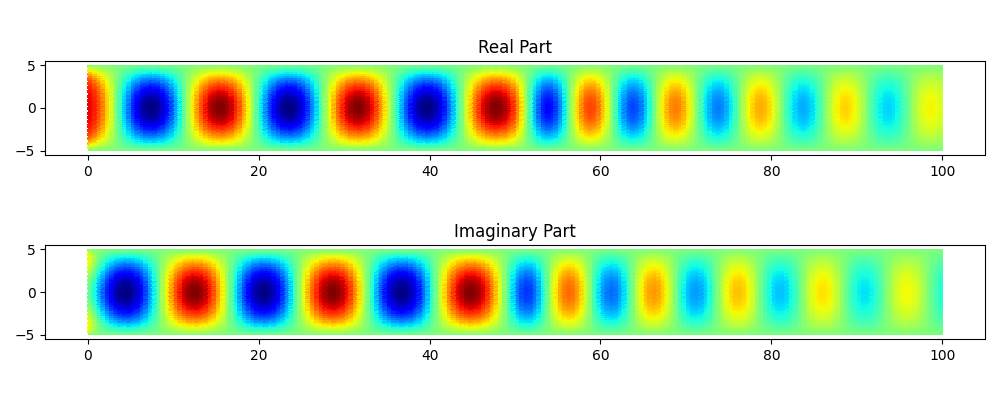

Here is the Python script that generated this plot:
from helmi import Helmholtz
import skfem
import numpy as np

x_pts = np.linspace(0, 100, 101)
y_pts = np.linspace(-5, 5, 21)
mesh = skfem.MeshTri.init_tensor(x_pts, y_pts)
mesh = mesh.with_subdomains({'air': lambda x: x[0] < 50,
                             'plastic': lambda x: x[0] >= 50})
mesh = mesh.with_boundaries({'bound_xmin': lambda x: np.isclose(x[0], x_pts[0]),
                             'bound_xmax': lambda x: np.isclose(x[0], x_pts[-1]),
                             'bound_ymin': lambda x: np.isclose(x[1], y_pts[0]),
                             'bound_ymax': lambda x: np.isclose(x[1], y_pts[-1])})

element = skfem.ElementTriP2()
fem = Helmholtz(mesh, element)

k0 = 0.5
eps_air = 1
mu_air = 1
eps_plastic = 2 - 0.1j
mu_plastic = 1
fem.assemble_subdomains(alpha={'air': 1 / mu_air,
                               'plastic': 1 / mu_plastic},
                        beta={'air': -1 * k0 ** 2 * eps_air,
                              'plastic': -1 * k0 ** 2 * eps_plastic},
                        f={'air': 0,
                           'plastic': 0})

fem.assemble_boundaries_dirichlet(value={'bound_ymin': 0,
                                         'bound_ymax': 0})

fem.assemble_boundaries_3rd(gamma={'bound_xmin': 1 / mu_air * 1j * k0,
                                   'bound_xmax': 1 / mu_plastic * 1j * k0},
                            q={'bound_xmin': 1 / mu_air * 2j * k0,
                               'bound_xmax': 0})

fem.solve()

from skfem.visuals.matplotlib import plot
import matplotlib.pyplot as mplt

fig, ax = mplt.subplots(2, 1,figsize=(10, 4))
plot(fem.basis, fem.phi_re, ax=ax[0])
plot(fem.basis, fem.phi_im, ax=ax[1])
ax[0].set_aspect(1)
ax[1].set_aspect(1)
ax[0].set_title('Real Part')
ax[1].set_title('Imaginary Part')
mplt.tight_layout()
mplt.savefig('./waveguide.png')
mplt.close()
